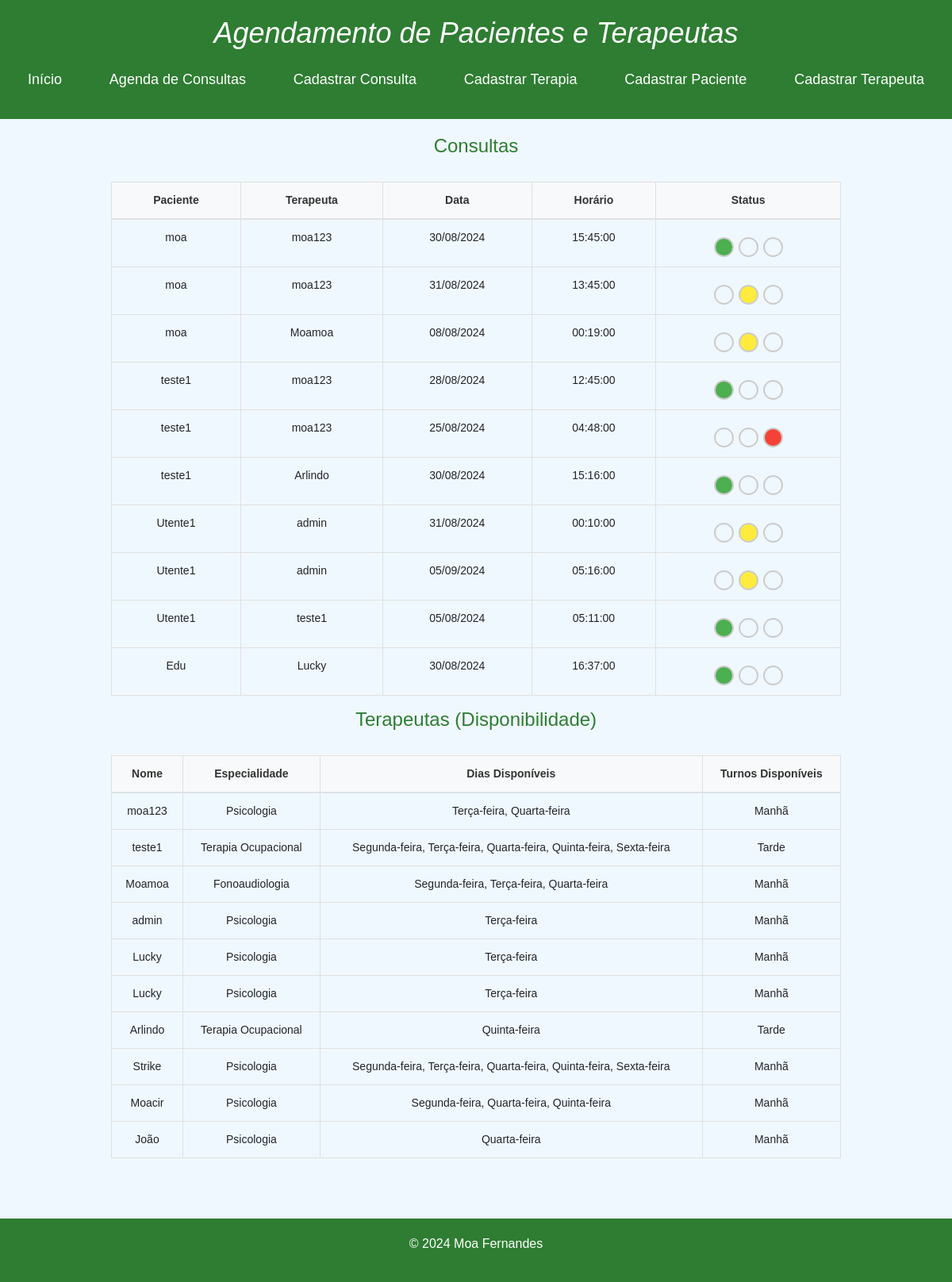
The page / on the database its author committed.
### tables this page shows
CREATE TABLE IF NOT EXISTS `consultas` (
  `id` int(11) NOT NULL AUTO_INCREMENT,
  `paciente_id` int(11) NOT NULL,
  `terapeuta_id` int(11) NOT NULL,
  `terapia_id` int(11) NOT NULL,
  `data_consulta` date NOT NULL,
  `horario_consulta` time NOT NULL,
  `status` varchar(50) DEFAULT 'Aberto',
  `observacoes` text DEFAULT NULL,
  PRIMARY KEY (`id`),
  KEY `paciente_id` (`paciente_id`),
  KEY `terapeuta_id` (`terapeuta_id`),
  CONSTRAINT `consultas_ibfk_1` FOREIGN KEY (`paciente_id`) REFERENCES `pacientes` (`id`),
  CONSTRAINT `consultas_ibfk_2` FOREIGN KEY (`terapeuta_id`) REFERENCES `terapeutas` (`id`)
);

CREATE TABLE IF NOT EXISTS `pacientes` (
  `id` int(11) NOT NULL AUTO_INCREMENT,
  `nome` varchar(100) NOT NULL,
  `especialidade` varchar(100) NOT NULL,
  `numero_terapias` int(11) NOT NULL,
  `dias_da_semana` varchar(100) NOT NULL,
  `turno` varchar(50) NOT NULL,
  `terapeuta_preferencial` varchar(100) NOT NULL,
  PRIMARY KEY (`id`)
);

CREATE TABLE IF NOT EXISTS `terapeutas` (
  `id` int(11) NOT NULL AUTO_INCREMENT,
  `nome` varchar(100) NOT NULL,
  `especialidade` varchar(100) NOT NULL,
  `dias_disponiveis` varchar(100) NOT NULL,
  `turnos_disponiveis` varchar(100) NOT NULL,
  `numero_crm` varchar(50) DEFAULT NULL,
  PRIMARY KEY (`id`)
);

### index.php (the view, shortened to what this page needs)
<?php
include('db_connect.php');
$sql_terapeutas = "SELECT nome, especialidade, dias_disponiveis, turnos_disponiveis FROM terapeutas";
$result_terapeutas = $conn->query($sql_terapeutas);
$sql_consultas = "
    SELECT c.id, c.data_consulta, c.horario_consulta, p.nome AS paciente_nome, t.nome AS terapeuta_nome, c.status
    FROM consultas c
    JOIN pacientes p ON c.paciente_id = p.id
    JOIN terapeutas t ON c.terapeuta_id = t.id
    WHERE c.status != 'Finalizado'";
$result_consultas = $conn->query($sql_consultas);
?>
<!DOCTYPE html>
<html lang="pt-BR">
<head>
    <link rel="stylesheet" href="https://stackpath.bootstrapcdn.com/bootstrap/4.5.2/css/bootstrap.min.css">
</head>
<body>
    <div class="header">
        <h1><i>Agendamento de Pacientes e Terapeutas</i></h1>
        <br>
        <nav>
            <ul class="navbar">
                <li><a href="index.php">Início</a></li>
                <li><a href="consultas_cads.php">Agenda de Consultas</a></li>
                <li><a href="cadastro_consulta.php">Cadastrar Consulta</a></li>
                <li><a href="cadastro_terapias.php">Cadastrar Terapia</a></li>
                <li><a href="cadastro_paciente.php">Cadastrar Paciente</a></li>
                <li><a href="cadastro_terapeuta.php">Cadastrar Terapeuta</a></li>
            </ul>
        </nav>
    </div>
    <div class="container">
        <section>
            <h2 class="section-header">Consultas</h2>
            <div class="table-container">
                <table class="table">
                    <thead>
                        <tr>
                            <th>Paciente</th>
                            <th>Terapeuta</th>
                            <th>Data</th>
                            <th>Horário</th>
                            <th>Status</th>
                        </tr>
                    </thead>
                    <tbody>
                        <?php if ($result_consultas->num_rows > 0): ?>
                            <?php while ($consulta = $result_consultas->fetch_assoc()): ?>
                                <tr>
                                    <td><?php echo $consulta['paciente_nome']; ?></td>
                                    <td><?php echo $consulta['terapeuta_nome']; ?></td>
                                    <td><?php echo date('d/m/Y', strtotime($consulta['data_consulta'])); ?></td>
                                    <td><?php echo $consulta['horario_consulta']; ?></td>
                                    <td>
                                        <div class="status-container">
                                            <div class="status-btn status-aberto <?php echo $consulta['status'] == 'Aberto' ? 'active' : ''; ?>"></div>
                                            <div class="status-btn status-agendado <?php echo $consulta['status'] == 'Agendado' ? 'active' : ''; ?>"></div>
                                            <div class="status-btn status-dia <?php echo $consulta['status'] == 'Consulta do Dia' ? 'active' : ''; ?>"></div>
                                        </div>
                                    </td>
                                </tr>
                            <?php endwhile; ?>
                        <?php else: ?>
                            <tr>
                                <td colspan="5">Nenhuma consulta cadastrada.</td>
                            </tr>
                        <?php endif; ?>
                    </tbody>
                </table>
            </div>
        </section>
        <section>
            <h2 class="section-header">Terapeutas (Disponibilidade)</h2>
            <div class="table-container">
                <table class="table">
                    <thead>
                        <tr>
                            <th>Nome</th>
                            <th>Especialidade</th>
                            <th>Dias Disponíveis</th>
                            <th>Turnos Disponíveis</th>
                        </tr>
                    </thead>
                    <tbody>
                        <?php if ($result_terapeutas->num_rows > 0): ?>
                            <?php while ($terapeuta = $result_terapeutas->fetch_assoc()): ?>
                                <tr>
                                    <td><?php echo $terapeuta['nome']; ?></td>
                                    <td><?php echo $terapeuta['especialidade']; ?></td>
                                    <td><?php echo $terapeuta['dias_disponiveis']; ?></td>
                                    <td><?php echo $terapeuta['turnos_disponiveis']; ?></td>
                                </tr>
                            <?php endwhile; ?>
                        <?php else: ?>
                            <tr>
                                <td colspan="4">Nenhum terapeuta disponível.</td>
                            </tr>
                        <?php endif; ?>
                    </tbody>
                </table>
            </div>
        </section>
    </div>
    <footer>
        <p>&copy; 2024 <a href="https://github.com/Moa-fernandes" target="_blank" style="color: inherit; text-decoration: none;">Moa Fernandes</a></p>
    </footer>
</body>
</html>

### index.php (style rules this page uses)
body { font-family: Arial, sans-serif; background-color: #f0f8ff; margin: 0; padding: 0; }
.container { width: 80%; margin: 0 auto; padding: 20px; }
.header { background-color: #2e7d32; padding: 20px; text-align: center; color: white; }
.header h1 { margin: 0; font-size: 36px; }
.navbar { list-style-type: none; padding: 0; text-align: center; }
.navbar li { display: inline; margin: 0 15px; }
.navbar a { text-decoration: none; color: white; font-size: 18px; }
.section-header { font-size: 24px; margin-bottom: 20px; text-align: center; color: #2e7d32; }
.table-container { margin-top: 30px; }
.table { width: 100%; border-collapse: collapse; }
.table th, .table td { border: 1px solid #e0e0e0; padding: 12px; text-align: center; font-size: 14px; }
.table th { background-color: #f8f9fa; color: #333; }
.status-container { display: flex; justify-content: center; margin-top: 10px; }
.status-btn { width: 25px; height: 25px; border-radius: 50%; border: 2px solid #ccc; margin: 0 3px; cursor: pointer; transition: transform 0.3s; }
.status-aberto.active { background-color: #4caf50; }
.status-agendado.active { background-color: #ffeb3b; }
.status-dia.active { background-color: #f44336; }
footer { text-align: center; padding: 20px; background-color: #2e7d32; color: white; margin-top: 40px; }

### rows shown on the page
consultas: paciente.nome "moa", terapeuta.nome "moa123", data_consulta "30/08/2024", horario_consulta "15:45:00"
consultas: paciente.nome "moa", terapeuta.nome "moa123", data_consulta "31/08/2024", horario_consulta "13:45:00"
consultas: paciente.nome "moa", terapeuta.nome "Moamoa", data_consulta "08/08/2024", horario_consulta "00:19:00"
consultas: paciente.nome "teste1", terapeuta.nome "moa123", data_consulta "28/08/2024", horario_consulta "12:45:00"
consultas: paciente.nome "teste1", terapeuta.nome "moa123", data_consulta "25/08/2024", horario_consulta "04:48:00"
consultas: paciente.nome "teste1", terapeuta.nome "Arlindo", data_consulta "30/08/2024", horario_consulta "15:16:00"
consultas: paciente.nome "Utente1", terapeuta.nome "admin", data_consulta "31/08/2024", horario_consulta "00:10:00"
consultas: paciente.nome "Utente1", terapeuta.nome "admin", data_consulta "05/09/2024", horario_consulta "05:16:00"
consultas: paciente.nome "Utente1", terapeuta.nome "teste1", data_consulta "05/08/2024", horario_consulta "05:11:00"
consultas: paciente.nome "Edu", terapeuta.nome "Lucky", data_consulta "30/08/2024", horario_consulta "16:37:00"
terapeutas: nome "moa123", especialidade "Psicologia", dias_disponiveis "Terça-feira, Quarta-feira", turnos_disponiveis "Manhã"
terapeutas: nome "teste1", especialidade "Terapia Ocupacional", dias_disponiveis "Segunda-feira, Terça-feira, Quarta-feira, Quinta-feira, Sexta-feira", turnos_disponiveis "Tarde"
terapeutas: nome "Moamoa", especialidade "Fonoaudiologia", dias_disponiveis "Segunda-feira, Terça-feira, Quarta-feira", turnos_disponiveis "Manhã"
terapeutas: nome "admin", especialidade "Psicologia", dias_disponiveis "Terça-feira", turnos_disponiveis "Manhã"
terapeutas: nome "Lucky", especialidade "Psicologia", dias_disponiveis "Terça-feira", turnos_disponiveis "Manhã"
terapeutas: nome "Lucky", especialidade "Psicologia", dias_disponiveis "Terça-feira", turnos_disponiveis "Manhã"
terapeutas: nome "Arlindo", especialidade "Terapia Ocupacional", dias_disponiveis "Quinta-feira", turnos_disponiveis "Tarde"
terapeutas: nome "Strike", especialidade "Psicologia", dias_disponiveis "Segunda-feira, Terça-feira, Quarta-feira, Quinta-feira, Sexta-feira", turnos_disponiveis "Manhã"
terapeutas: nome "Moacir", especialidade "Psicologia", dias_disponiveis "Segunda-feira, Quarta-feira, Quinta-feira", turnos_disponiveis "Manhã"
terapeutas: nome "João", especialidade "Psicologia", dias_disponiveis "Quarta-feira", turnos_disponiveis "Manhã"
